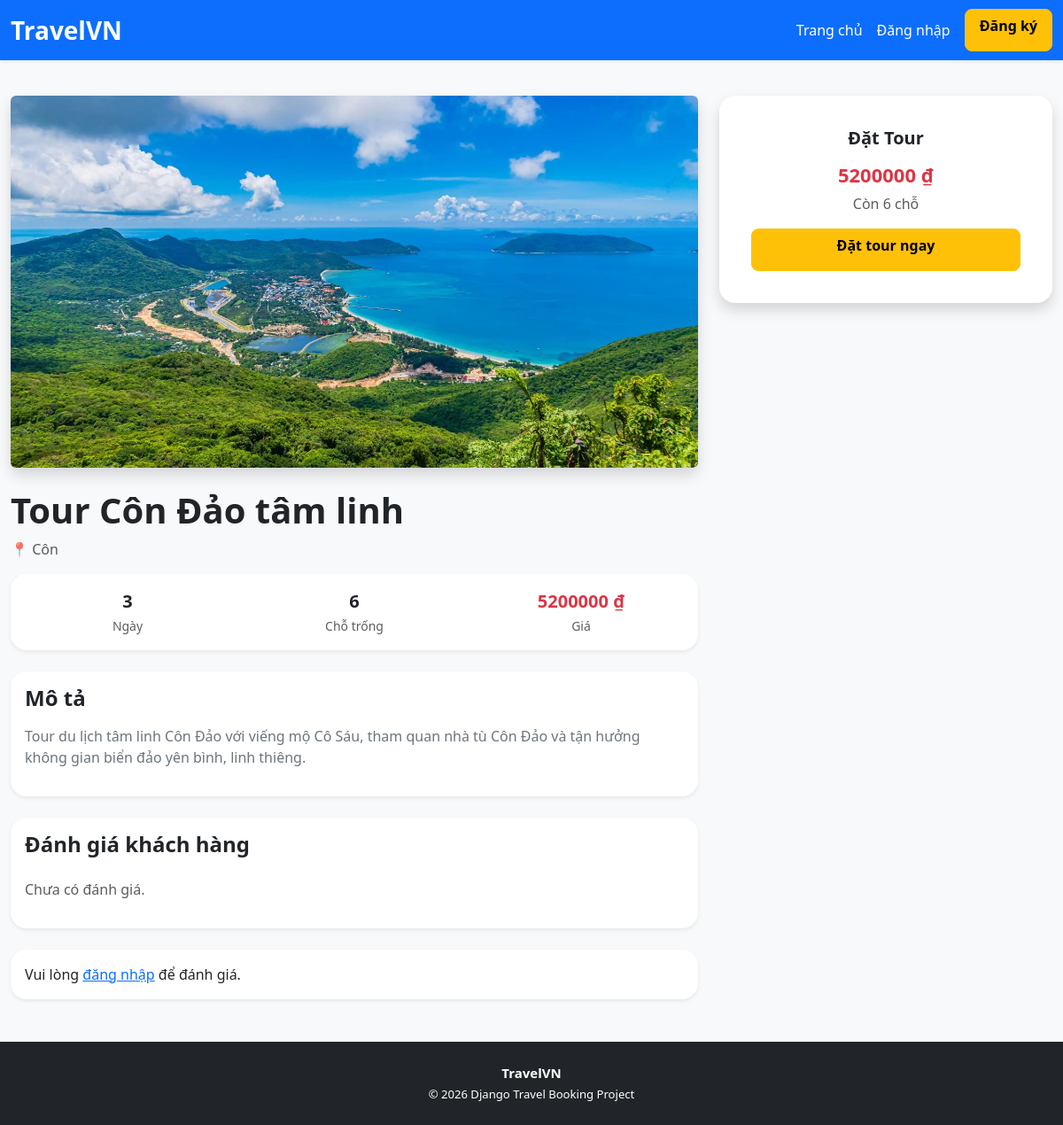
Screenshot of /tour/9/ with the database file from the repository.
### apps/tours/models.py (models this page shows, shortened)
class Tour(models.Model):
    name = models.CharField(max_length=200, db_index=True)
    destination = models.CharField(max_length=100, db_index=True)
    price = models.DecimalField(max_digits=12, decimal_places=2, db_index=True)
    duration = models.PositiveIntegerField(help_text="Số ngày")
    slots = models.PositiveIntegerField(default=10)
    description = models.TextField()
    image = models.ImageField(upload_to='tours/', blank=True, null=True)
    created_at = models.DateTimeField(auto_now_add=True, db_index=True)
    featured = models.BooleanField(default=False, db_index=True)

### apps/tours/views.py (the view)
# urls.py: path('tour/<int:pk>/', views.tour_detail_view, name='tour_detail'),
def tour_detail_view(request, pk):
    tour = get_object_or_404(Tour, pk=pk)
    reviews = Review.objects.filter(tour=tour)\
        .select_related('user')\
        .order_by('-created_at')
    return render(request, 'tours/detail.html', {
        'tour': tour,
        'reviews': reviews
    })

### core/templatetags/money.py (called while the page is built)
@register.filter
def money(value):
    if value is None:
        return ""
    value = int(value)
    return f"{intcomma(value).replace(',', '.')} ₫"

### templates/tours/detail.html (shortened to what this page needs)
{% extends 'base.html' %}
{% load money %}
{% block content %}
<div class="row g-4">
    <div class="col-md-8">
        {% if tour.image %}
        <img src="{{ tour.image.url }}"
             class="img-fluid rounded shadow mb-4 w-100 tour-detail-img">
        {% endif %}
        <h1 class="fw-bold mb-2">{{ tour.name }}</h1>
        <p class="text-muted mb-3">
            📍 {{ tour.destination }}
        </p>
        <div class="card shadow-sm border-0 mb-4">
            <div class="card-body">
                <div class="row text-center">
                    <div class="col">
                        <div class="fw-bold fs-5">{{ tour.duration }}</div>
                        <small class="text-muted">Ngày</small>
                    </div>
                    <div class="col">
                        <div class="fw-bold fs-5">{{ tour.slots }}</div>
                        <small class="text-muted">Chỗ trống</small>
                    </div>
                    <div class="col">
                        <div class="fw-bold fs-5 text-danger">
                            {{ tour.price|money }}
                        </div>
                        <small class="text-muted">Giá</small>
                    </div>
                </div>
            </div>
        </div>
        <div class="card shadow-sm border-0 mb-4">
            <div class="card-body">
                <h4 class="fw-bold mb-3">Mô tả</h4>
                <p class="text-secondary">
                    {{ tour.description }}
                </p>
            </div>
        </div>
        <div class="card shadow-sm border-0 mb-4">
            <div class="card-body">
                <h4 class="fw-bold mb-4">Đánh giá khách hàng</h4>
                {% for review in reviews %}
                <div class="review-item pb-3 mb-3">
                    <div class="d-flex justify-content-between">
                        <strong>{{ review.user.username }}</strong>
                        <span class="text-warning">
                            ⭐ {{ review.rating }}/5
                        </span>
                    </div>
                    <p class="text-secondary mb-0 mt-1">
                        {{ review.comment }}
                    </p>
                </div>
                {% empty %}
                <p class="text-muted">Chưa có đánh giá.</p>
                {% endfor %}
            </div>
        </div>
        <div class="card shadow-sm border-0 mb-4">
            <div class="card-body">
                {% if request.user.is_authenticated %}
                <h4 class="fw-bold mb-3">Viết đánh giá</h4>
                <form method="post" action="{% url 'add_review' tour.id %}">
                    {% csrf_token %}
                    <div class="row g-2">
                        <div class="col-md-3">
                            <select name="rating" class="form-select">
                                <option value="5">⭐ 5</option>
                                <option value="4">⭐ 4</option>
                                <option value="3">⭐ 3</option>
                                <option value="2">⭐ 2</option>
                                <option value="1">⭐ 1</option>
                            </select>
                        </div>
                        <div class="col-md-7">
                            <input type="text"
                                   name="comment"
                                   class="form-control"
                                   placeholder="Viết đánh giá...">
                        </div>
                        <div class="col-md-2">
                            <button class="btn btn-primary w-100">
                                Gửi
                            </button>
                        </div>
                    </div>
                </form>
                {% else %}
                <p class="mb-0">
                    Vui lòng <a href="{% url 'login' %}">đăng nhập</a> để đánh giá.
                </p>
                {% endif %}
            </div>
        </div>
    </div>
    <div class="col-md-4">
        <div class="card shadow border-0 sticky-top booking-box">
            <div class="card-body text-center">
                <h5 class="fw-bold mb-3">Đặt Tour</h5>
                <h3 class="text-danger fw-bold mb-2">
                    {{ tour.price|money }}
                </h3>
                <p class="text-muted mb-3">
                    Còn {{ tour.slots }} chỗ
                </p>
                {% if tour.slots > 0 %}
                <a href="{% url 'create_booking' tour.id %}"
                   class="btn btn-warning w-100">
                    Đặt tour ngay
                </a>
                {% else %}
                <button class="btn btn-secondary w-100" disabled>
                    Hết chỗ
                </button>
                {% endif %}
            </div>
        </div>
    </div>
</div>
{% endblock %}

### static/css/style.css (style rules this page uses)
body { background-color: #f8f9fa; font-family: 'Segoe UI', system-ui, sans-serif; min-height: 100vh; display: flex; flex-direction: column; }
.text-danger { font-size: 22px; }
.card { border: none; border-radius: 18px; box-shadow: 0 10px 30px rgba(0, 0, 0, 0.08); }
.btn { height: 48px; border-radius: 8px; font-weight: 600; transition: 0.2s; }
.tour-detail-img { height: 420px; object-fit: cover; border-radius: 16px; }
.booking-box { position: sticky; top: 100px; border-radius: 18px; box-shadow: 0 15px 35px rgba(0, 0, 0, 0.1); padding: 20px; background: #fff; }
.btn { transition: 0.2s; }

### rows the page displays
Tour: image (picture), name "Tour Côn Đảo tâm linh", destination "Côn", duration "3", slots "6", price "5200000 ₫", description "Tour du lịch tâm linh Côn Đảo với viếng mộ Cô Sáu, tham quan nhà tù Côn Đảo và tận hưởng không gian biển đảo yên bình, linh thiêng."
